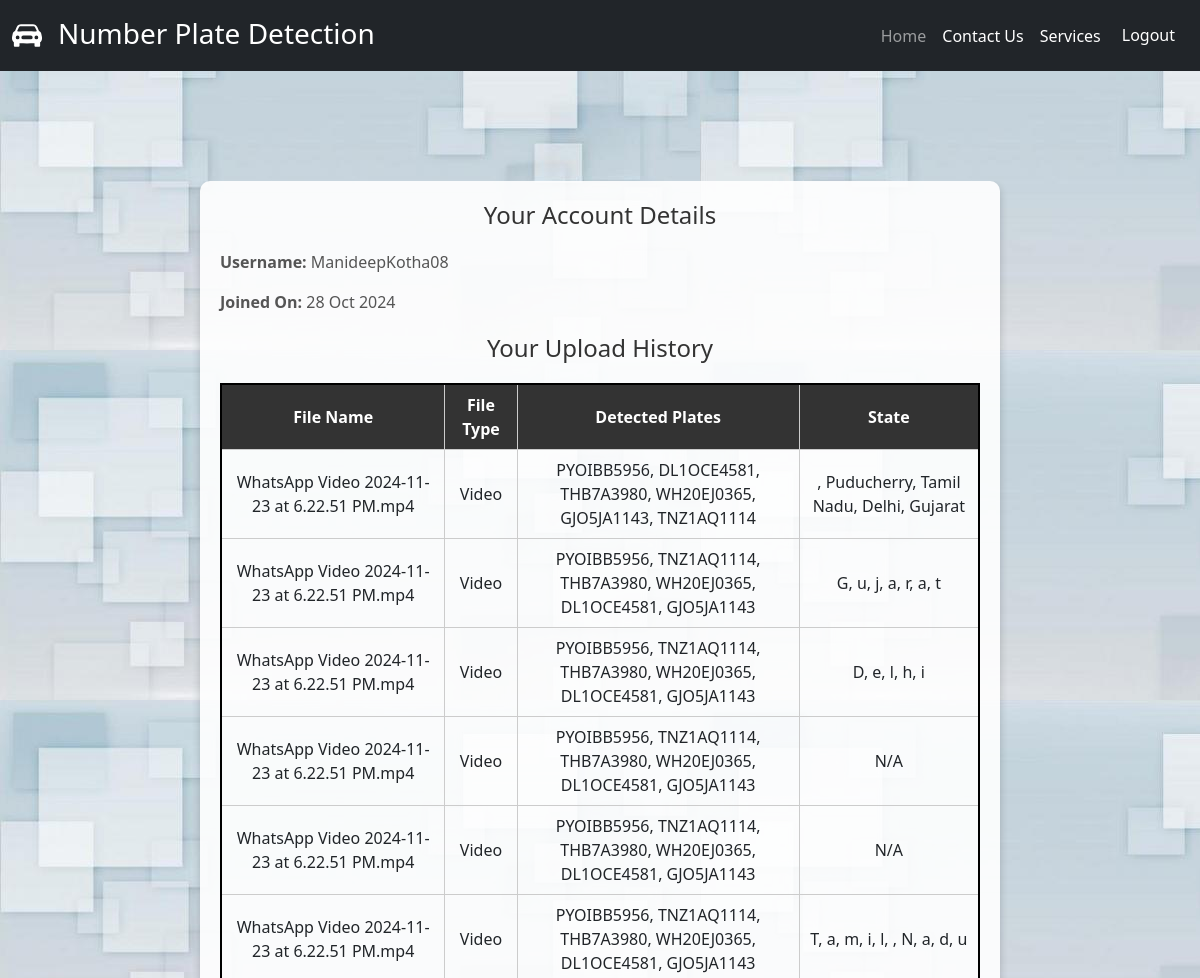
The app's page /user-details/ (signed in, upper part), older data.
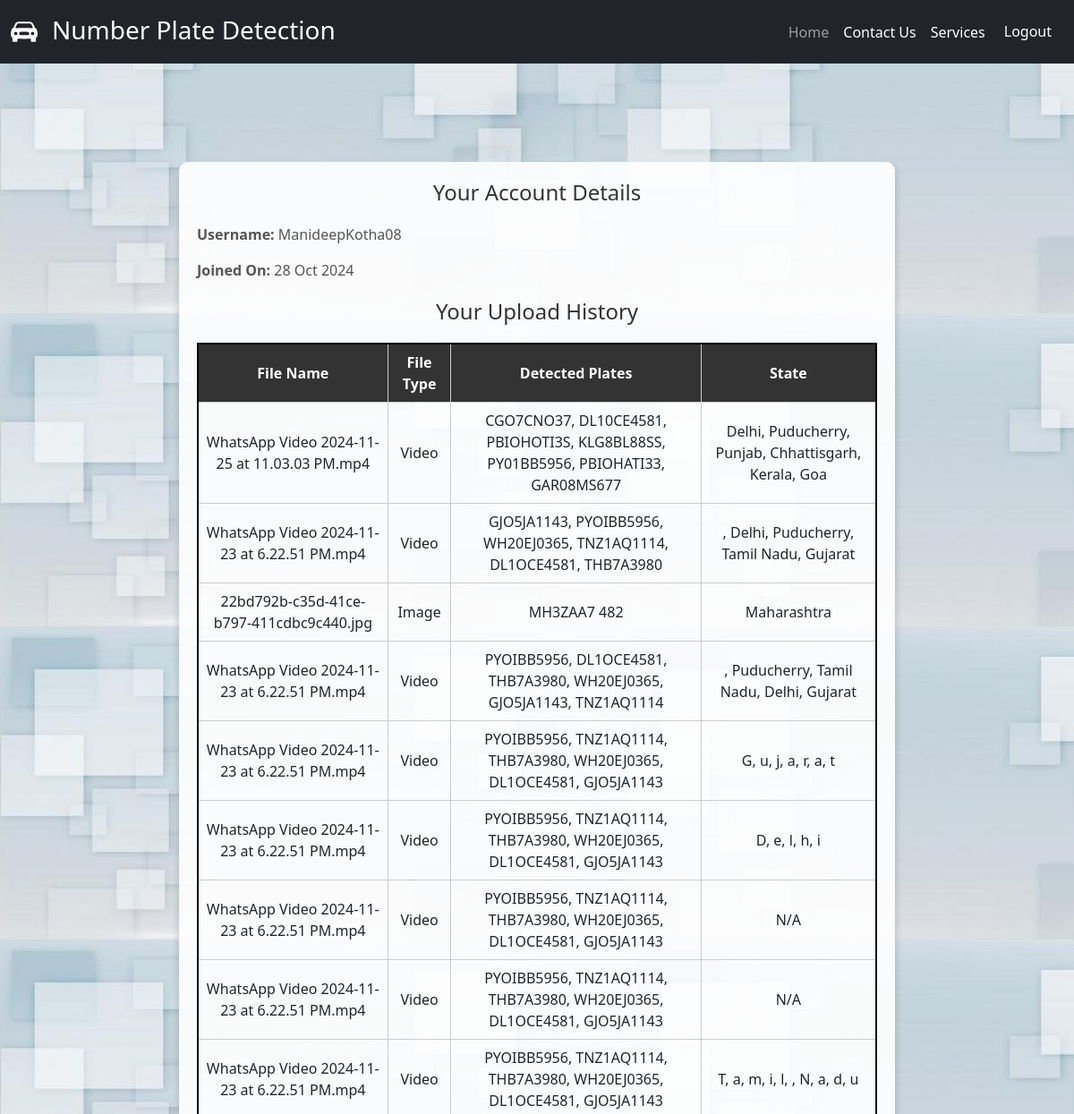
The same page, newer data.
### detection/models.py (models this page shows, shortened)
class UploadHistory(models.Model):
    user = models.ForeignKey(User, on_delete=models.CASCADE)
    file_name = models.CharField(max_length=255)
    file_type = models.CharField(max_length=50)
    upload_date = models.DateTimeField(auto_now_add=True)
    detected_plate_numbers = models.TextField()  # Add this if not present
    detected_states = models.TextField()        # For state info (optional)

### detection/views.py (the view)
# urls.py: path('user-details/',views.account_details_view,name='account_details')
def account_details_view(request):
    if not request.user.is_authenticated:
        messages.error(request, "You need to log in to upload images.")
        return redirect('login')
    user = request.user
    upload_history = UploadHistory.objects.filter(user=user).order_by('-upload_date')
    return render(request, 'detection/user_details.html', {
        'user': user,
        'upload_history': upload_history
    })

### detection/templates/detection/user_details.html (shortened to what this page needs)
{% extends 'base.html' %} {%load static%} {% block content %} {% load tz %}
<div class="upload-container">
  <div class="upload-box">
    <h1>Your Account Details</h1>
    <div class="user-details">
      <p><strong>Username:</strong> {{ user.username }}</p>
      <p><strong>Joined On:</strong> {{ user.date_joined|date:"d M Y" }}</p>
    </div>
    <h2>Your Upload History</h2>
    {% if upload_history %} {% load tz %}
    <table>
      <thead>
        <tr>
          <th>File Name</th>
          <th>File Type</th>
          <th>Detected Plates</th>
          <th>State</th>
        </tr>
      </thead>
      <tbody>
        {% for upload in upload_history %}
        <tr>
          <td>{{ upload.file_name }}</td>
          <td>{{ upload.file_type }}</td>
          <td>{{ upload.detected_plate_numbers|default:"N/A" }}</td>
          <td>{{ upload.detected_states|default:"N/A" }}</td>
        </tr>
        {% empty %}
        <tr>
          <td colspan="5">No search history available.</td>
        </tr>
        {% endfor %}
      </tbody>
    </table>
    {% else %}
    <p>No upload history found in the database.</p>
    {% endif %}
  </div>
</div>
{% endblock %}

Row changes from the older to the newer data that the page shows:
added UploadHistory: file_name "WhatsApp Video 2024-11-25 at 11.03.03 PM.mp4", file_type "Video", detected_plate_numbers "CGO7CNO37, DL10CE4581, PBIOHOTI3S, KLG8BL88SS, PY01BB5956, PBIOHATI33, GAR08MS677", detected_states "Delhi, Puducherry, Punjab, Chhattisgarh, Kerala, Goa"
added UploadHistory: file_name "WhatsApp Video 2024-11-23 at 6.22.51 PM.mp4", file_type "Video", detected_plate_numbers "GJO5JA1143, PYOIBB5956, WH20EJ0365, TNZ1AQ1114, DL1OCE4581, THB7A3980", detected_states ", Delhi, Puducherry, Tamil Nadu, Gujarat"
added UploadHistory: file_name "22bd792b-c35d-41ce-b797-411cdbc9c440.jpg", file_type "Image", detected_plate_numbers "MH3ZAA7 482", detected_states "Maharashtra"
